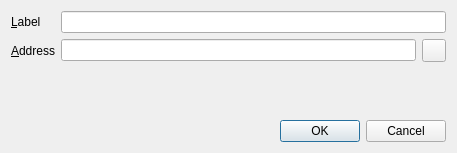
<?xml version="1.0" encoding="UTF-8"?>
<ui version="4.0">
 <class>EditAddressDialog</class>
 <widget class="QDialog" name="EditAddressDialog">
  <property name="geometry">
   <rect>
    <x>0</x>
    <y>0</y>
    <width>457</width>
    <height>153</height>
   </rect>
  </property>
  <property name="windowTitle">
   <string>Edit Address</string>
  </property>
  <layout class="QGridLayout" name="gridLayout_2">
   <item row="2" column="0">
    <layout class="QFormLayout" name="formLayout">
     <property name="sizeConstraint">
      <enum>QLayout::SetMaximumSize</enum>
     </property>
     <property name="fieldGrowthPolicy">
      <enum>QFormLayout::ExpandingFieldsGrow</enum>
     </property>
     <property name="labelAlignment">
      <set>Qt::AlignLeading|Qt::AlignLeft|Qt::AlignVCenter</set>
     </property>
     <item row="0" column="0">
      <widget class="QLabel" name="label">
       <property name="text">
        <string>&amp;Label</string>
       </property>
       <property name="buddy">
        <cstring>labelEdit</cstring>
       </property>
      </widget>
     </item>
     <item row="0" column="1">
      <widget class="QLineEdit" name="labelEdit">
       <property name="toolTip">
        <string>The label associated with this address book entry</string>
       </property>
      </widget>
     </item>
     <item row="1" column="0">
      <widget class="QLabel" name="labelAddress">
       <property name="text">
        <string>&amp;Address</string>
       </property>
       <property name="buddy">
        <cstring>addressEdit</cstring>
       </property>
      </widget>
     </item>
     <item row="1" column="1">
      <layout class="QHBoxLayout" name="layoutAddress">
       <item>
        <widget class="QLineEdit" name="addressEdit">
         <property name="toolTip">
          <string>The address associated with this address book entry. This can only be modified for sending addresses.</string>
         </property>
        </widget>
       </item>
       <item>
        <widget class="QToolButton" name="EditAddressPasteButton">
         <property name="toolTip">
          <string>Paste address from clipboard</string>
         </property>
         <property name="text">
          <string/>
         </property>
         <property name="icon">
          <iconset>
           <normaloff>:/icons/editpaste</normaloff>:/icons/editpaste</iconset>
         </property>
         <property name="shortcut">
          <string>Alt+P</string>
         </property>
        </widget>
       </item>
      </layout>
     </item>
    </layout>
   </item>
   <item row="8" column="0">
    <widget class="QDialogButtonBox" name="buttonBox">
     <property name="orientation">
      <enum>Qt::Horizontal</enum>
     </property>
     <property name="standardButtons">
      <set>QDialogButtonBox::Cancel|QDialogButtonBox::Ok</set>
     </property>
    </widget>
   </item>
  </layout>
 </widget>
 <resources>
  <include location="../bitcoin.qrc"/>
 </resources>
 <connections>
  <connection>
   <sender>buttonBox</sender>
   <signal>accepted()</signal>
   <receiver>EditAddressDialog</receiver>
   <slot>accept()</slot>
   <hints>
    <hint type="sourcelabel">
     <x>248</x>
     <y>254</y>
    </hint>
    <hint type="destinationlabel">
     <x>157</x>
     <y>274</y>
    </hint>
   </hints>
  </connection>
  <connection>
   <sender>buttonBox</sender>
   <signal>rejected()</signal>
   <receiver>EditAddressDialog</receiver>
   <slot>reject()</slot>
   <hints>
    <hint type="sourcelabel">
     <x>316</x>
     <y>260</y>
    </hint>
    <hint type="destinationlabel">
     <x>286</x>
     <y>274</y>
    </hint>
   </hints>
  </connection>
 </connections>
</ui>
